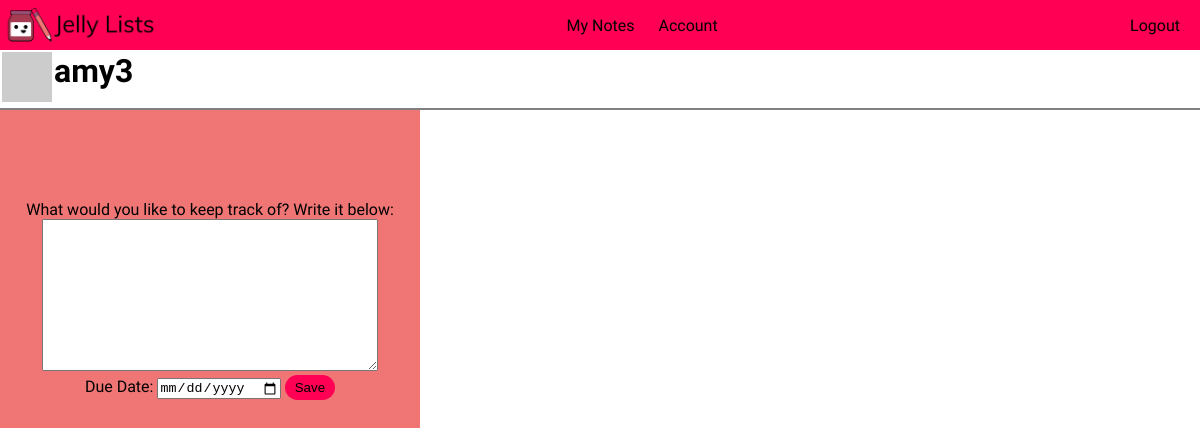
Page /mynotes (signed in) on the earlier database version.
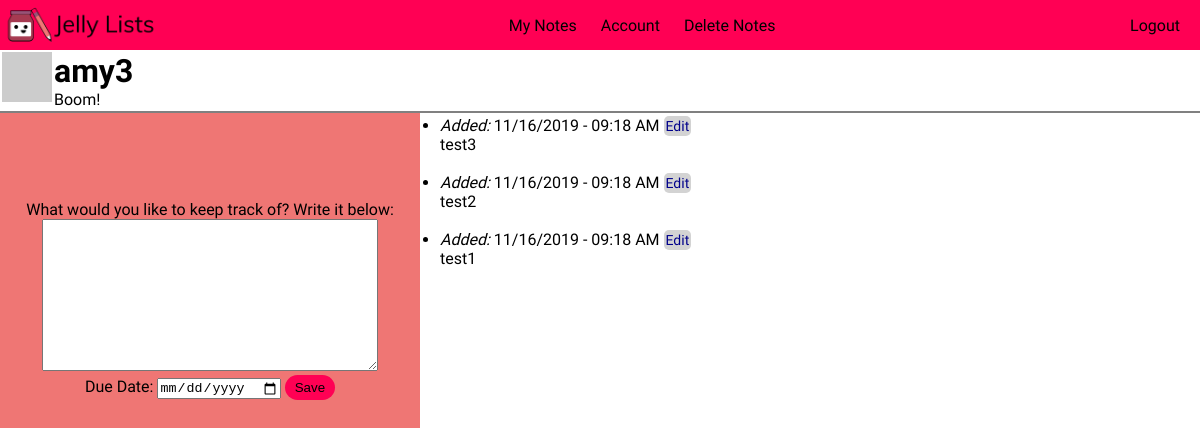
Same page on the later database version.
### app/models.py (models this page shows, shortened)
class User(UserMixin, db.Model):
    id = db.Column(db.Integer, primary_key=True)
    username = db.Column(db.String(64), index=True, unique=True)
    email = db.Column(db.String(120), index=True, unique=True)
    password_hash = db.Column(db.String(128))
    about_me = db.Column(db.String(140))
    notes = db.relationship('Note', backref='author', lazy='dynamic')
    def get_notes(self):
        return Note.query.filter(Note.user_id == self.id).order_by(
            Note.timestamp.desc())
    def get_note_count(self):
        return Note.query.filter(Note.user_id == self.id).count()
    def avatar(self, size):
        digest = md5(self.email.lower().encode('utf-8')).hexdigest()
        return 'https://www.gravatar.com/avatar/{}?d=monsterid&s={}'.format(
            digest, size)

class Note(db.Model):
    id = db.Column(db.Integer, primary_key=True)
    body = db.Column(db.String)
    timestamp = db.Column(db.DateTime, index=True, default=datetime.now)
    due_date = db.Column(db.DateTime, index=True)
    user_id = db.Column(db.Integer, db.ForeignKey('user.id'))

### app/routes.py (the view, shortened to what this page needs)
@app.route('/mynotes', methods=['GET', 'POST'])
@login_required
def mynotes():
    form = NoteForm()
    noteID = request.args.get('noteID')
    if form.validate_on_submit() and noteID is None:
        if 'submit' in request.form:
            note = Note(body=form.note.data, due_date=form.due_date.data, author=current_user)
            db.session.add(note)
            db.session.commit()
        return redirect(url_for('mynotes'))
    notes = current_user.get_notes().all()
    noteData = Note.query.filter_by(id=noteID).first()
    if noteID is not None:
        form.note.data = noteData.body
        form.due_date.data = noteData.due_date
    return render_template('mynotes.html', form=form, notes=notes)

### app/forms.py (shortened to what this page needs)
class NoteForm(FlaskForm):
    note = TextAreaField(validators=[DataRequired()])
    due_date = DateField('Due Date', format='%m/%d/%Y', validators=[Optional()])
    submit = SubmitField('Save')

### app/models.py (called while the page is built)
@login.user_loader
def load_user(id):
    return User.query.get(int(id))

### app/templates/mynotes.html (shortened to what this page needs)
<!DOCTYPE html>
<html>
<head>
    <link type="text/css" rel="stylesheet" href="/static/style.css"/>
</head>
<body id="note_body">
    <header>
        <a href="homepage"><img src="static/JamNotJelly_Logo_text.png" alt="Jam Not Jelly's Jelly Lists" id="nav_logo"></a>
        <ul class="nav_links">
            {% if current_user.is_authenticated %}
                <li><a class="nav_content" href="mynotes">My Notes</a></li>
                <li><a class="nav_content" href="account">Account</a></li>
                {% if current_user.get_note_count() > 0 %}
                    <li><a class="nav_content" href="delete-notes">Delete Notes</a></li>
                {% endif %}
            {% endif %}
        </ul>
        <ul class="nav_links" id="right_links">
            {% if current_user.is_anonymous %}
            <li><a href="{{ url_for('login') }}">Login</a></li> |
            <li><a class="nav_content" href="register">Sign Up</a></li>
            {% else %}
            <li><a href="{{ url_for('logout') }}">Logout</a></li>
            {% endif %}
        </ul>
    </header>
    <div id="note_body">
        {% if current_user.is_authenticated %}
        <table>
                <tr valign="top">
                    <td><img src="{{ current_user.avatar(128) }}" id="note_avatar"></td>
                    <td>
                        <h1>{{ current_user.username }}</h1>
                        {% if current_user.about_me %}<p>{{ current_user.about_me }}</p>{% endif %}
                    </td>
                </tr>
        </table>
        {% endif %}
        <form action="" method="post" id="notes">
            <div id="left_side">
                <div id="note_input">
                    <p>What would you like to keep track of? Write it below:</p>
                    {{ form.note(style="width: 80%;",rows=10, id="note_textbox") }}<br>
                    <p>Due Date: {{ form.due_date(placeholder="mm/dd/yyyy") }} {{ form.submit(id="note_submit") }}
                    </p>
                </div>
            </div>
            <ul id="note_list">
                {% for note in notes %}
                    <li>
                        <i>Added: </i>{{ note.timestamp.strftime('%m/%d/%Y - %I:%M %p') }}
							<a style="color: darkblue; background-color: lightgrey; padding: 2px; font-size: 14px; border-radius: 5px" href="?noteID={{note.id}}">Edit</a>
                        <br>{{ note.body }}
				</li><br>
                {% endfor %}
            </ul>
        </form>
    </div>
</body>
</html>

### app/static/style.css (style rules this page uses)
* { box-sizing: border-box; margin: 0; padding: 0; text-decoration: none; }
a { color: black; }
body { width: 100%; height: 100%; font-family: 'Muli', sans-serif; }
header { background-color: #ff0054; color:black; width: 100%; height: 50px; display: flex; justify-content: space-between; align-items: center; }
.nav_links { list-style: none; color: black; }
.nav_links li { display: inline-block; padding: 0 10px; }
.nav_links li a { transition: all 0.5s ease 0s }
#right_links { margin-right: 10px; }
input[type=submit] { padding: 5px 10px; background-color: rgba(239,118,116,1); border: none; border-radius: 20px; cursor: pointer; transition: all 0.5s ease 0s; }
textarea { font-family: Arial, Helvetica, sans-serif; }
#nav_logo { height: 60px; vertical-align: bottom; }
#note_avatar { width: 50px; }
#note_body { height: 100%; }
#notes { position: relative; height: 100%; }
#left_side { background-color: rgba(239,118,116,1); width: 35%; height: 100%; float: left; text-align: center; position: fixed; bottom: 0px; z-index: -3; }
#note_input { margin-left: auto; margin-right: auto; text-align: center; padding-bottom: 5px; padding-top: 200px; }
#note_list { width: 65%; float: right; word-wrap: break-word; padding: 5px; padding-left: 20px; }
#note_body { border-bottom: solid grey 1px; background-color: white; }
#note_submit { background-color: rgba(255, 0, 84, 1) !important; }

Differences in the rows shown:
changed User "amy3": about_me (not shown) → "Boom!"
added Note: timestamp "11/16/2019 - 09:18 AM", body "test3"
added Note: timestamp "11/16/2019 - 09:18 AM", body "test2"
added Note: timestamp "11/16/2019 - 09:18 AM", body "test1"
Other differences:
text now shown: "Delete Notes"
